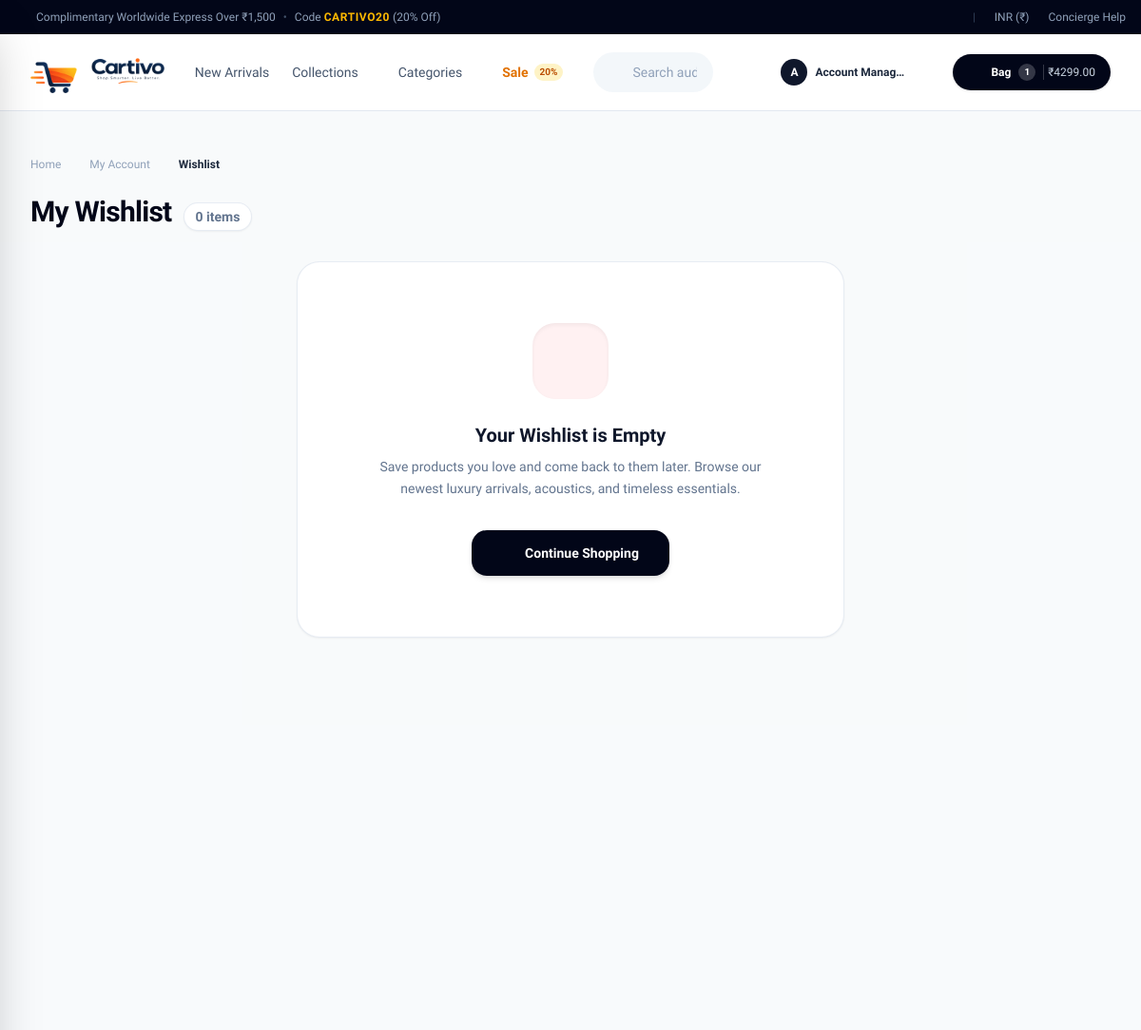
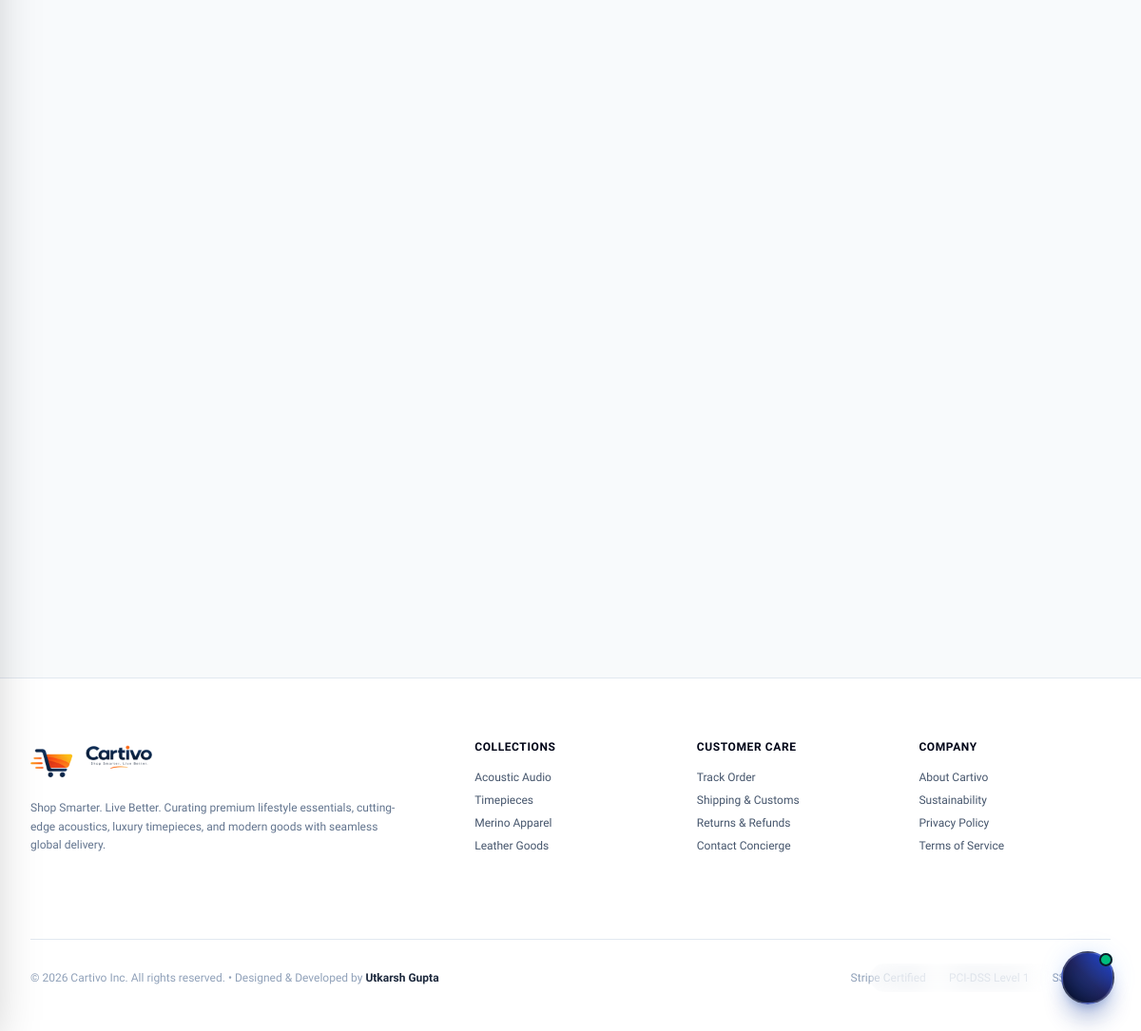
Screenshot of /wishlist/ (signed in) with the database file from the repository (2 pictures, top to bottom).
### apps/cms/models.py (models this page shows, shortened)
class NavbarItem(models.Model):
    title = models.CharField(max_length=100)
    url = models.CharField(
        max_length=255,
        default="#",
        help_text="Relative URL (e.g., '/products/') or absolute URL (e.g., 'https://...')"
    )
    parent = models.ForeignKey(
        'self',
        on_delete=models.CASCADE,
        null=True,
        blank=True,
        related_name='children',
        help_text="Leave blank for top-level navbar items. Select a parent to create a dropdown child item."
    )
    badge_text = models.CharField(
        max_length=30,
        blank=True,
        help_text="Optional highlight badge text, e.g. '20%', 'Hot', 'New'"
    )
    badge_color = models.CharField(
        max_length=30,
        blank=True,
        default="amber",
        help_text="Color identifier, e.g. 'amber', 'blue', 'rose', 'emerald'"
    )
    open_in_new_tab = models.BooleanField(default=False)
    is_active = models.BooleanField(default=True, db_index=True)
    display_order = models.PositiveIntegerField(default=0)
    created_at = models.DateTimeField(auto_now_add=True)
    updated_at = models.DateTimeField(auto_now=True)
    class Meta:
        verbose_name = 'Navbar Item'
        verbose_name_plural = 'Navbar Items'
        ordering = ['display_order', 'id']

### apps/wishlist/views.py (the view)
# urls.py: path('', views.wishlist_view, name='wishlist_view'),
@login_required(login_url='accounts:login')
def wishlist_view(request):
    wishlist = WishlistService.get_or_create_wishlist(request.user)
    items = list(
        wishlist.items.select_related('product__category', 'product__brand', 'variant')
        .prefetch_related('product__images')
        .order_by('-created_at')
    )
    in_stock_count = sum(1 for item in items if item.is_in_stock)
    out_of_stock_count = len(items) - in_stock_count
    context = {
        'wishlist': wishlist,
        'items': items,
        'total_items': len(items),
        'in_stock_count': in_stock_count,
        'out_of_stock_count': out_of_stock_count,
    }
    return render(request, 'wishlist/wishlist_detail.html', context)

### apps/cart/context_processors.py (called while the page is built)
def cart_context(request):
    try:
        summary = CartService.get_cart_summary(request)
        return {
            'cart_item_count': summary['total_items'],
            'cart_total_price': f"{summary['total']:.2f}",
        }
    except Exception:
        return {
            'cart_item_count': 0,
            'cart_total_price': "0.00",
        }

### apps/cart/services.py (called while the page is built, shortened)
    @property
    def unit_price(self) -> Decimal:
        if self.variant:
            return self.variant.effective_price
        return self.product.effective_price

    @property
    def subtotal(self) -> Decimal:
        return self.unit_price * self.quantity

    @classmethod
    def get_or_create_user_cart(cls, user) -> Cart:
        cart, _ = Cart.objects.get_or_create(user=user, status='ACTIVE')
        return cart

    @classmethod
    def get_cart_items(cls, request) -> List[CartItemWrapper]:
        items: List[CartItemWrapper] = []
        if request.user.is_authenticated:
            cart = cls.get_or_create_user_cart(request.user)
            db_items = cart.items.select_related('product', 'variant', 'product__category').all()
            for db_item in db_items:
                items.append(CartItemWrapper(
                    key=str(db_item.id),
                    product=db_item.product,
                    variant=db_item.variant,
                    quantity=db_item.quantity,
                    db_item=db_item
                ))
        return items

    @classmethod
    def get_cart_summary(cls, request) -> Dict[str, Any]:
        items = cls.get_cart_items(request)
        total_items = sum(i.quantity for i in items)
        subtotal = sum((i.subtotal for i in items), Decimal('0.00'))
        shipping = Decimal('0.00')
        discount = Decimal('0.00')
        tax = Decimal('0.00')
        total = subtotal + shipping - discount + tax
        return {
            'items': items,
            'total_items': total_items,
            'subtotal': subtotal,
            'shipping': shipping,
            'discount': discount,
            'tax': tax,
            'total': total,
            'is_empty': len(items) == 0,
        }

### apps/catalog/models.py (called while the page is built)
    @property
    def effective_price(self):
        return self.price if self.price is not None else self.product.base_price

### apps/cms/models.py (called while the page is built)
    @property
    def effective_url(self):
        if self.custom_url:
            return self.custom_url
        if self.category:
            return self.category.get_absolute_url()
        return "/"

### templates/wishlist/wishlist_detail.html (shortened to what this page needs)
{% extends 'base.html' %}
{% load static %}
{% block content %}
<div class="bg-slate-50/60 min-h-screen py-8 sm:py-12">
    <div class="max-w-7xl mx-auto px-4 sm:px-6 lg:px-8">
        <nav class="flex items-center gap-2 text-xs font-medium text-slate-400 mb-6">
            <a href="/" class="hover:text-slate-800 transition-colors">Home</a>
            <i data-lucide="chevron-right" class="w-3.5 h-3.5"></i>
            <a href="{% url 'accounts:profile' %}" class="hover:text-slate-800 transition-colors">My Account</a>
            <i data-lucide="chevron-right" class="w-3.5 h-3.5"></i>
            <span class="text-slate-800 font-semibold">Wishlist</span>
        </nav>
        <div class="flex flex-col sm:flex-row sm:items-center justify-between gap-4 mb-8">
            <div class="flex items-baseline gap-3">
                <h1 class="text-2xl sm:text-3xl font-extrabold text-slate-950 tracking-tight">My Wishlist</h1>
                <span id="wishlist-summary-count" class="text-xs sm:text-sm font-semibold text-slate-500 bg-white px-3 py-1 rounded-full border border-slate-200/80 shadow-xs">
                    {{ total_items }} item{{ total_items|pluralize }}
                </span>
            </div>
        </div>
        {% if total_items == 0 %}
        <div class="bg-white rounded-3xl border border-slate-200/80 p-12 sm:p-16 text-center max-w-xl mx-auto shadow-xs">
            <div class="w-20 h-20 bg-rose-50 rounded-3xl flex items-center justify-center mx-auto mb-6 text-rose-500 shadow-inner">
                <i data-lucide="heart" class="w-10 h-10 stroke-[1.75]"></i>
            </div>
            <h2 class="text-xl font-bold text-slate-900 mb-2">Your Wishlist is Empty</h2>
            <p class="text-sm text-slate-500 mb-8 leading-relaxed max-w-md mx-auto">
                Save products you love and come back to them later. Browse our newest luxury arrivals, acoustics, and timeless essentials.
            </p>
            <a
                href="{% url 'catalog:product_list' %}"
                class="inline-flex items-center gap-2 px-8 py-3.5 rounded-2xl bg-slate-950 hover:bg-slate-800 text-white font-bold text-sm shadow-md transition-all hover:scale-[1.01] active:scale-[0.99]"
            >
                <i data-lucide="compass" class="w-4 h-4"></i>
                <span>Continue Shopping</span>
            </a>
        </div>
        {% endif %}
    </div>
</div>
{% endblock %}

### templates/components/header.html (shortened to what this page needs)
{% load static %}
<header class="sticky top-0 z-40 bg-white/95 backdrop-blur-md border-b border-slate-200 transition-all">
    <div class="max-w-7xl mx-auto px-4 sm:px-6 lg:px-8 h-16 sm:h-20 flex items-center justify-between gap-3 sm:gap-4">
        <div class="flex items-center gap-3 sm:gap-6 lg:gap-8">
            <a href="/" class="flex items-center group shrink-0">
                <img
                    src="{% static 'images/cartivo-horizontal.png' %}"
                    alt="Cartivo - Shop Smarter. Live Better."
                    class="h-8 sm:h-10 md:h-11 w-auto object-contain transition-transform group-hover:scale-[1.02]"
                >
            </a>
            <nav class="hidden lg:flex items-center gap-6 text-sm font-medium text-slate-600">
                {% for item in cms_navbar_items %}
                    {% if item.prefetched_active_children %}
                        <div class="relative group">
                            <a
                                href="{{ item.url }}"
                                class="hover:text-blue-600 transition-colors flex items-center gap-1 cursor-pointer py-2"
                            >
                                <span>{{ item.title }}</span>
                                <i data-lucide="chevron-down" class="w-3.5 h-3.5 text-slate-400 group-hover:text-blue-600 transition-transform duration-200 group-hover:rotate-180"></i>
                            </a>
                        </div>
                    {% else %}
                        <a
                            href="{{ item.url }}"
                            class="hover:text-blue-600 transition-colors flex items-center gap-1.5 {% if item.badge_text %}text-amber-600 font-semibold hover:text-amber-700{% endif %}"
                        >
                            <span>{{ item.title }}</span>
                            {% if item.badge_text %}
                            <span class="bg-amber-100 text-amber-700 text-[10px] font-bold px-1.5 py-0.5 rounded-full">{{ item.badge_text }}</span>
                            {% endif %}
                        </a>
                    {% endif %}
                {% endfor %}
            </nav>
        </div>
        <div class="hidden md:flex flex-1 max-w-xs lg:max-w-md mx-2 lg:mx-4">
            <div class="relative w-full">
                <i data-lucide="search" class="absolute left-3.5 top-1/2 -translate-y-1/2 w-4 h-4 text-slate-400"></i>
                <input
                    type="text"
                    placeholder="Search audio, watches, apparel, bags..."
                    class="w-full pl-10 pr-4 py-2 sm:py-2.5 bg-slate-100/80 hover:bg-slate-100 focus:bg-white text-xs sm:text-sm text-slate-800 placeholder-slate-400 rounded-full border border-transparent focus:border-blue-600 focus:ring-4 focus:ring-blue-500/15 outline-none transition-all"
                >
            </div>
        </div>
        <div class="flex items-center gap-1 sm:gap-3">
            <a href="{% url 'wishlist:wishlist_view' %}" class="relative p-2 text-slate-700 hover:text-slate-950 hover:bg-slate-100 rounded-full transition-colors" title="Wishlist">
            </a>
            {% if not request.user.is_authenticated %}
            <a href="{% url 'accounts:login' %}" class="hidden sm:flex items-center gap-1.5 px-3 py-1.5 text-xs font-semibold text-slate-700 hover:text-blue-600 hover:bg-slate-100 rounded-full transition-colors" title="Sign In">
                <i data-lucide="user" class="w-4 h-4"></i>
                <span>Login</span>
            </a>
            {% else %}
            <div class="relative hidden sm:block" id="account-dropdown-container">
                <button
                    id="account-dropdown-toggle"
                    type="button"
                    class="flex items-center gap-2 p-1 sm:px-2.5 sm:py-1 text-slate-700 hover:text-slate-950 hover:bg-slate-100 rounded-full transition-colors cursor-pointer border border-transparent hover:border-slate-200"
                    aria-expanded="false"
                    aria-haspopup="true"
                    title="Account Menu"
                >
                    <div class="w-7 h-7 rounded-full bg-slate-900 text-white font-bold text-xs flex items-center justify-center">
                        {{ request.user.first_name|default:request.user.username|slice:":1"|upper }}
                    </div>
                    <span class="hidden md:inline text-xs font-semibold max-w-[100px] truncate text-slate-800">
                        {{ request.user.first_name|default:request.user.username }}
                    </span>
                    <i data-lucide="chevron-down" class="w-3.5 h-3.5 text-slate-400"></i>
                </button>
            </div>
            {% endif %}
            <a href="/cart/" class="flex items-center gap-1.5 sm:gap-2 bg-slate-950 hover:bg-blue-600 text-white px-3 sm:px-4 py-2 sm:py-2.5 rounded-full text-xs font-semibold shadow-sm hover:shadow-md transition-all">
                <i data-lucide="shopping-bag" class="w-4 h-4"></i>
                <span class="hidden sm:inline">Bag</span>
                <span id="cart-badge" class="cart-badge-count bg-white/20 px-1.5 py-0.5 rounded-full text-[10px] font-bold">{{ cart_item_count|default:0 }}</span>
                <span id="cart-header-price" class="hidden lg:inline text-slate-300 font-medium pl-1 border-l border-white/20">₹{{ cart_total_price|default:"0.00" }}</span>
            </a>
        </div>
    </div>
</header>

### static/assistant/css/chat-widget.css (style rules this page uses)
:root { --assistant-primary: #2563eb; --assistant-primary-hover: #1d4ed8; --assistant-gradient: linear-gradient(135deg, #2563eb 0%, #4f46e5 100%); --assistant-bg: #ffffff; --assistant-text: #0f172a; --assistant-subtext: #64748b; --assistant-bubble-bot: #f1f5f9; --assistant-border: #e2e8f0; --assistant-shadow: 0 20px 35px -10px rgba(15, 23, 42, 0.25), 0 0 1px 1px rgba(15, 23, 42, 0.05); }

### rows the page displays
NavbarItem: title "New Arrivals"
NavbarItem: title "Collections"
NavbarItem: title "Categories"
NavbarItem: title "Sale", badge_text "20%"

### other values shown
{{ request.user.first_name|default:request.user.username|slice:":1"|upper }} "A"
{{ request.user.first_name|default:request.user.username }} "Account Manag…"
{{ cart_item_count|default:0 }} "1"
{{ cart_total_price|default:"0.00" }} "4299.00"
{{ total_items }} "0"
